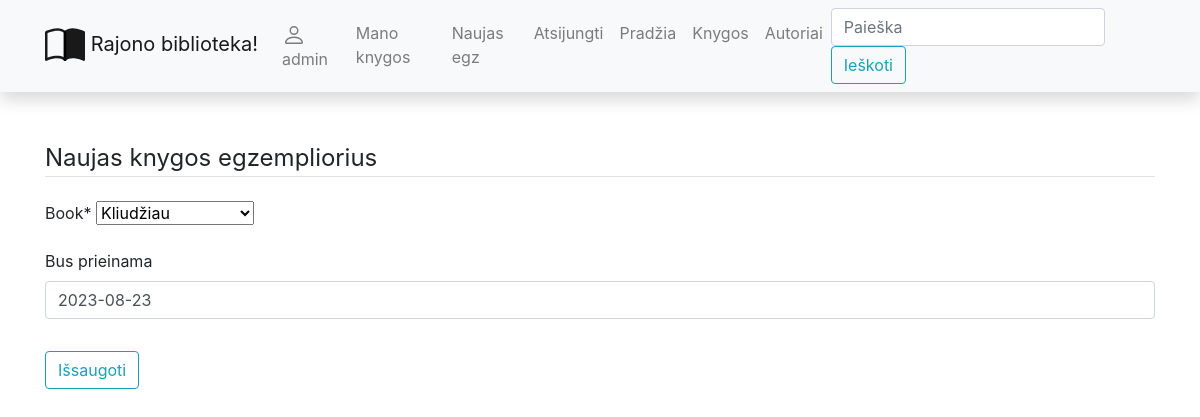
Page /library/mybooks/1f68dd45-2e7e-4b77-a69d-68cf6a011f36/update (signed in) on the earlier database version.
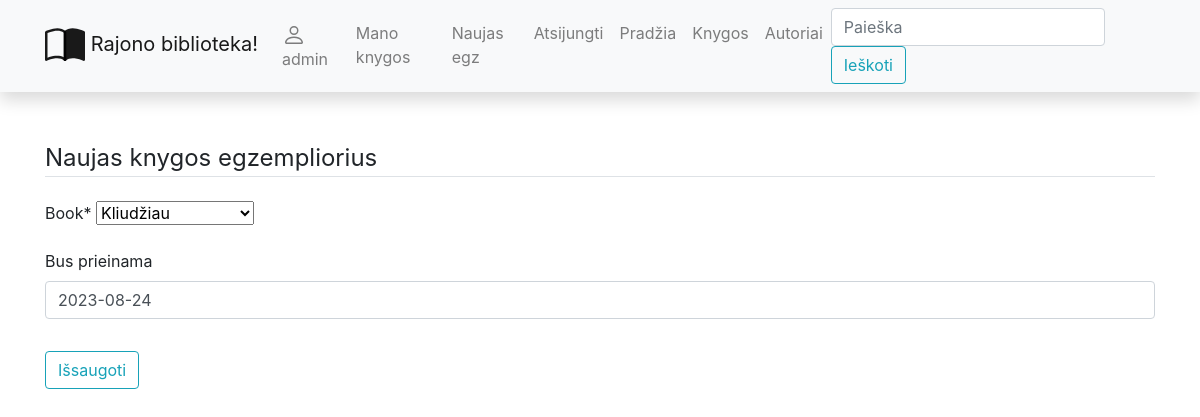
Same page on the later database version.
### library/models.py (models this page shows, shortened)
class BookInstance(models.Model):
    id = models.UUIDField(primary_key=True, default=uuid.uuid4)
    book = models.ForeignKey('Book', on_delete=models.CASCADE, related_name='bookinstance_set')
    due_back = models.DateField('Bus prieinama', null=True, blank=True)
    LOAN_STATUS = (
        ('a', 'Administruojama'),
        ('p', 'Paimta'),
        ('g', 'Galima paimti'),
        ('r', 'Rezervuota')
    )
    status = models.CharField(
        max_length=1,
        choices=LOAN_STATUS,
        blank=True,
        default='a',
        help_text='Kopijos statusas'
    )
    reader = models.ForeignKey(User, on_delete=models.SET_NULL, null=True, blank=True)
    class Meta:
        ordering = ['due_back']

### library/views.py (the view, shortened to what this page needs)
# urls.py: path('mybooks/<uuid:pk>/update',views.BookByUserUpdateView.as_view(), name='my-borrowed-update'),
class BookByUserUpdateView(LoginRequiredMixin, UserPassesTestMixin, generic.UpdateView):
    model = BookInstance
    fields = ['book', 'due_back']
    success_url = '/library/mybooks'
    template_name = 'user_book_form.html'
    def test_func(self):
        bookinst = self.get_object()
        return self.request.user == bookinst.reader

### library/models.py (called while the page is built)
    def __str__(self):
        return self.title

### library/templates/user_book_form.html (shortened to what this page needs)
{% extends "base.html" %}
{% load crispy_forms_tags %}
{% block content %}
<div class="content-section">
    <form method="POST">
        <fieldset class="form-group">
            <legend class="border-bottom mb-4">Naujas knygos
                egzempliorius
            </legend>
            {{ form|crispy }}
        </fieldset>
        <div class="form-group">
            <button class="btn btn-outline-info" type="submit">Išsaugoti</button>
        </div>
    </form>
</div>
{% endblock content %}

Differences in the rows shown:
changed BookInstance "Kliudžiau": due_back "2023-08-23" → "2023-08-24"
